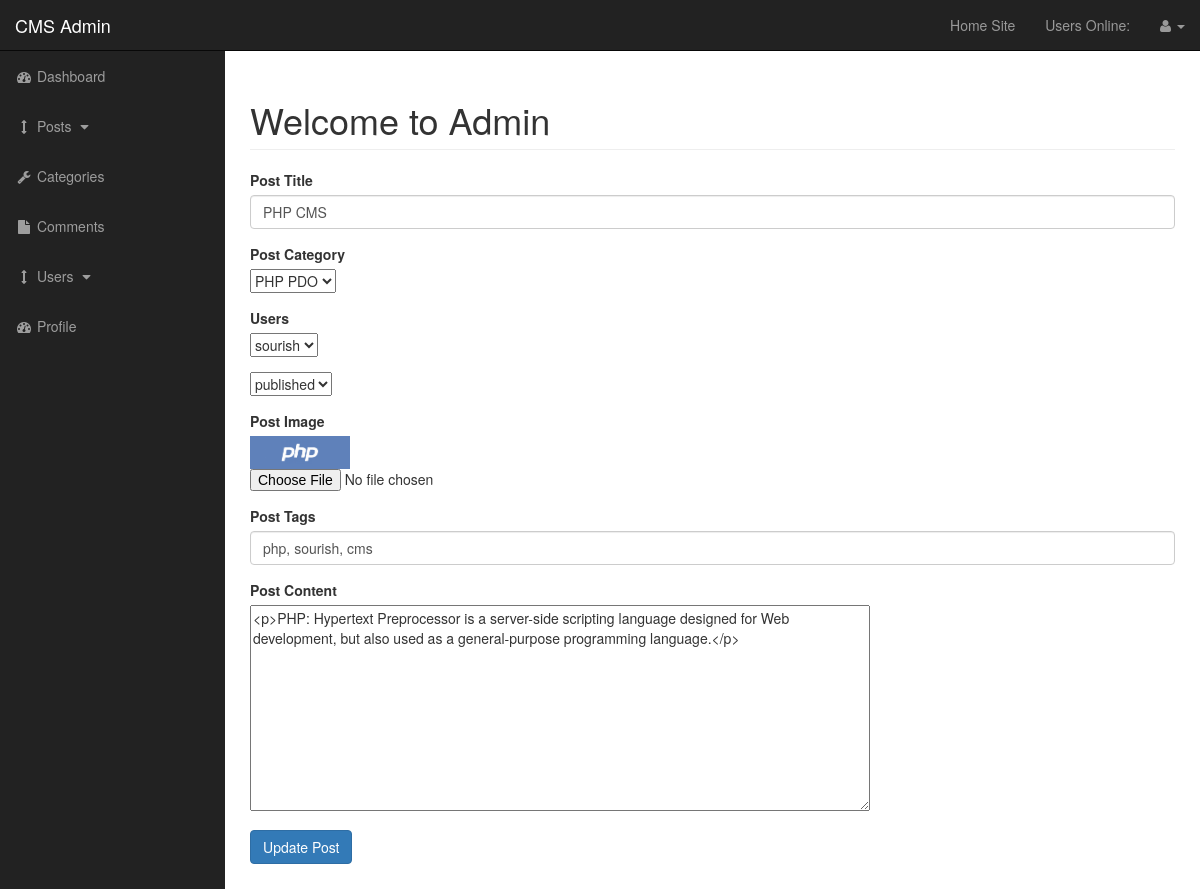
The page /admin/posts.php?source=edit_post&p_id=8 on the database its author committed.
### tables this page shows
CREATE TABLE `posts` (
  `post_id` int(3) NOT NULL,
  `post_category_id` int(3) NOT NULL,
  `post_title` varchar(255) NOT NULL,
  `post_user` varchar(255) NOT NULL,
  `post_author` varchar(255) NOT NULL,
  `post_date` date NOT NULL,
  `post_image` text NOT NULL,
  `post_content` text NOT NULL,
  `post_tags` varchar(255) NOT NULL,
  `post_comment_count` int(3) NOT NULL,
  `post_status` varchar(255) NOT NULL DEFAULT 'draft',
  `post_views_count` int(11) NOT NULL
);

### admin/includes/edit_post.php (the view, shortened to what this page needs)
<?php
if(isset($_GET['p_id']))
{
  $the_post_id = $_GET['p_id'];
}
$query = "SELECT * FROM posts WHERE post_id = $the_post_id";
$select_posts_by_id = mysqli_query($connection,$query);
while($row = mysqli_fetch_assoc($select_posts_by_id))
{
   $post_title = $row['post_title'];
   $post_status = $row['post_status'];
   $post_image = $row['post_image'];
   $post_tags = $row['post_tags'];
   $post_content = $row['post_content'];
   $post_user = $row['post_user'];
 }
?>
<form action="" method="post" enctype="multipart/form-data">
  <div class="form-group">
    <label for="title">Post Title</label>
    <input value="<?php echo $post_title; ?>" type="text" name="post_title" class="form-control">
  </div>
  <div class="form-group">
    <label for="post_category">Post Category</label>
    <br>
    <select name="post_category_id" id="">
      <?php
      $query = "SELECT * FROM categories";
      $select_categories = mysqli_query($connection,$query);
       while($row = mysqli_fetch_assoc($select_categories))
       {
         $cat_title = $row['cat_title'];
         $cat_id = $row['cat_id'];
         echo "<option value='{$cat_id}'>{$cat_title}</option>";
       }
       ?>
    </select>
  </div>
  <div class="form-group">
    <label for="users">Users</label>
    <br>
    <select name="post_user" id="">
      <?php
      echo "<option value='{$post_user}'>{$post_user}</option>";
       ?>
    </select>
  </div>
  <div class="form-group">
    <select name="post_status" id="">
    <option value="<?php echo $post_status; ?>"><?php echo $post_status; ?></option>
    </select>
  </div>
  <div class="form-group">
    <label for="post_image">Post Image</label>
    <br>
    <img width="100" src="../images/<?php echo $post_image; ?>" alt="">
    <input type="file" name="image">
  </div>
  <div class="form-group">
    <label for="post_tags">Post Tags</label>
    <input value="<?php echo $post_tags; ?>" type="text" name="post_tags" class="form-control">
  </div>
  <div class="form-group">
    <label for="title">Post Content</label>
    <br>
    <textarea name="post_content" rows="10" cols="80"><?php echo $post_content; ?></textarea>
  </div>
  <div class="form-group">
  <input class="btn btn-primary" type="submit" name="update_post" value="Update Post">
  </div>
</form>

### admin/css/sb-admin.css (style rules this page uses)
body { margin-top: 100px; background-color: #222; }
@media (min-width:768px) { body { margin-top: 50px; } }

### rows shown on the page
posts: post_title "PHP CMS", post_user "sourish", post_status "published", post_image (picture), post_tags "php, sourish, cms", post_content "<p>PHP: Hypertext Preprocessor is a server-side scripting language designed for Web development, but also used as a general-purpose programming language.</p>"

### other values the page prints
form field post_category_id "PHP PDO"
